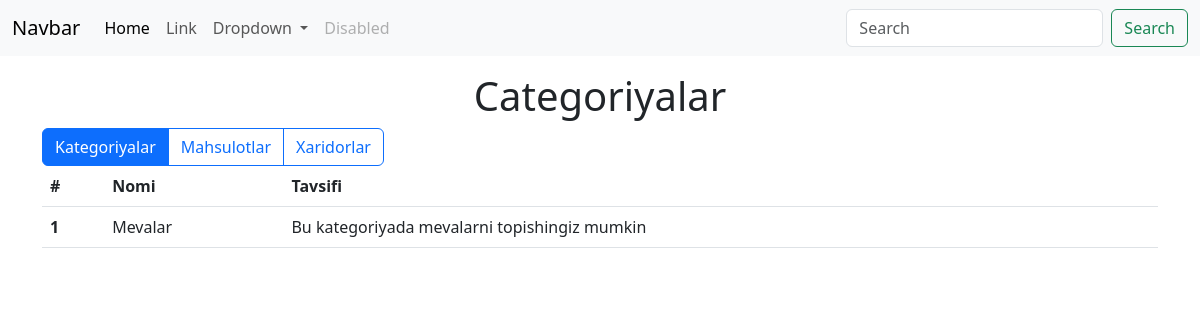
The page / on the database its author committed.
### model/models.py (models this page shows, shortened)
class Category(models.Model):
    name = models.CharField(max_length=100)
    description = models.TextField()
    class Meta:
        verbose_name = "Kategoriya"
        verbose_name_plural = "Kategoriyalar"

### model/views.py (the view)
# urls.py: path('', category, name='category'),
def category(request):
    categories = Category.objects.all()
    context = {
        'title':  'Categoriyalar',
        'categories': categories,
    }
    return render(request, 'category.html', context)

### templates/category.html
{% extends 'base.html' %}
{% block content %}
    <table class="table">
        <thead>
            <tr>
                <th scope="col">#</th>
                <th scope="col">Nomi</th>
                <th scope="col">Tavsifi</th>
            </tr>
        </thead>
        <tbody>
            {% for category in categories %}
            	<tr>
                    <th scope="row">{{ forloop.counter }}</th>
                    <td>{{ category.name }}</td>
                    <td>{{ category.description }}</td>
                </tr>
            {% endfor %}
        </tbody>
    </table>
{% endblock %}

### rows shown on the page
Category: name "Mevalar", description "Bu kategoriyada mevalarni topishingiz mumkin"

### other values the page prints
{{ title }} "Categoriyalar"
